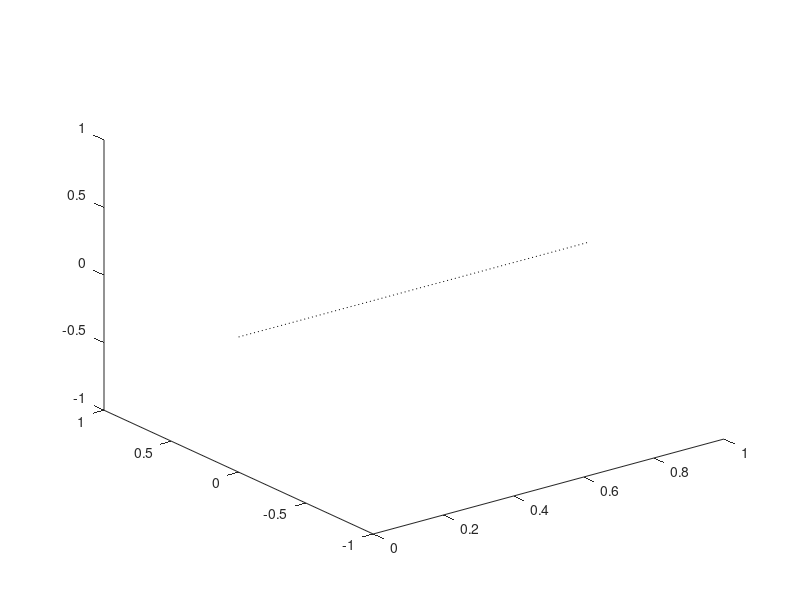

The MATLAB source for this figure:
scatter3([0, 0, 0, 1], [0, 0, 1, 0], [0, 1, 0, 0], 'k')
plot3([0, 0], [0, 0], [0, 1], ':k')
plot3([0, 0], [0, 1], [0, 0], ':k')
plot3([0, 1], [0, 0], [0, 0], ':k')